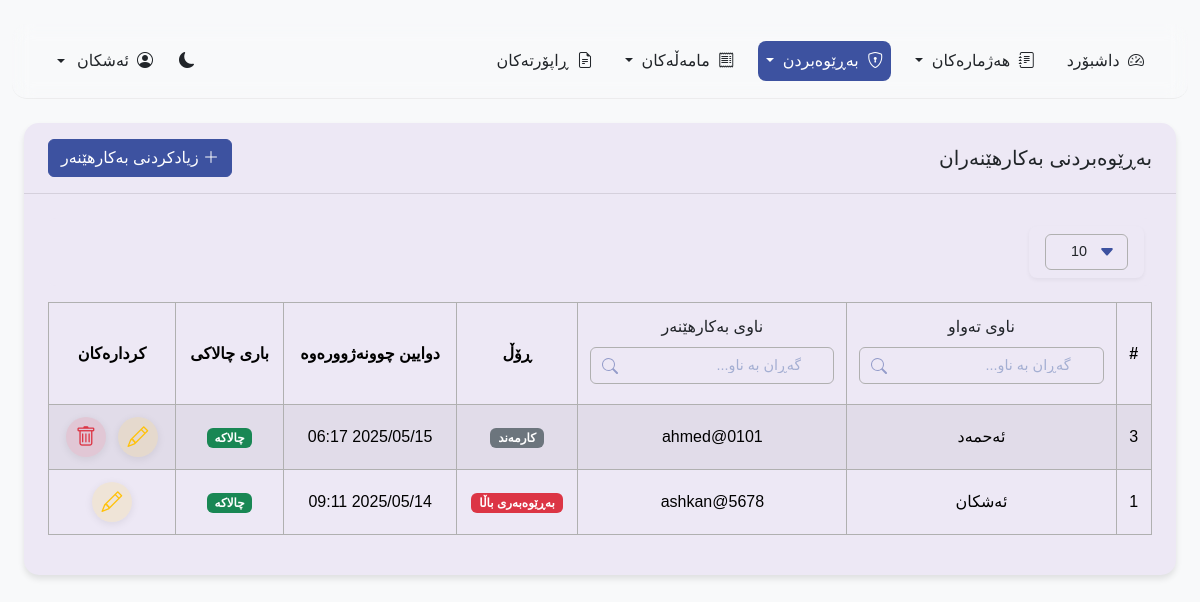
The page /pages/users.php (signed in) on the database its author committed.
### tables this page shows
CREATE TABLE `users` (
  `id` int(11) NOT NULL,
  `username` varchar(50) NOT NULL,
  `password` varchar(255) NOT NULL,
  `full_name` varchar(100) NOT NULL,
  `role_id` int(11) DEFAULT NULL,
  `is_active` tinyint(1) DEFAULT 1,
  `last_login` timestamp NULL DEFAULT NULL,
  `created_by` int(11) DEFAULT NULL,
  `created_at` timestamp NOT NULL DEFAULT current_timestamp(),
  `updated_at` timestamp NOT NULL DEFAULT current_timestamp() ON UPDATE current_timestamp()
);

CREATE TABLE `roles` (
  `id` int(11) NOT NULL,
  `name` varchar(50) NOT NULL,
  `description` text DEFAULT NULL,
  `created_at` timestamp NOT NULL DEFAULT current_timestamp()
);

### pages/users.php (the view, shortened to what this page needs)
<?php
$db = Database::getInstance();
$stmt = $db->prepare("
    SELECT u.*, r.name as role_name
    FROM users u
    LEFT JOIN roles r ON u.role_id = r.id
    ORDER BY u.id DESC
");
$stmt->execute();
$users = $stmt->fetchAll();
?>
<!DOCTYPE html>
<html lang="ku" dir="rtl" data-bs-theme="<?php echo isset($_COOKIE['theme']) ? $_COOKIE['theme'] : 'light'; ?>">
<head>
    <link rel="stylesheet" href="https://cdn.jsdelivr.net/npm/bootstrap@5.3.2/dist/css/bootstrap.rtl.min.css">
    <link rel="stylesheet" href="https://cdn.jsdelivr.net/npm/bootstrap-icons@1.11.3/font/bootstrap-icons.min.css">
    <link rel="stylesheet" href="../assets/css/common.css">
    <link rel="stylesheet" href="../assets/css/navbar.css">
    <link rel="stylesheet" href="../assets/css/dashboard.css">
    <link rel="stylesheet" href="../assets/css/tables.css">
</head>
<body class="bg-body-tertiary">
    <div class="container-fluid py-4">
        <?php include '../includes/navbar.php'; ?>
        <div class="container-fluid">
            <div class="card">
                <div class="card-header d-flex justify-content-between align-items-center">
                    <h5 class="mb-0">بەڕێوەبردنی بەکارهێنەران</h5>
                    <button type="button" class="btn btn-primary" data-bs-toggle="modal" data-bs-target="#addUserModal">
                        <i class="bi bi-plus-lg"></i> زیادکردنی بەکارهێنەر
                    </button>
                </div>
                <div class="card-body">
                    <div class="table-controls">
                        <div class="records-per-page">
                            <select id="per_page" class="form-select">
                                <option value="10" selected>10</option>
                            </select>
                        </div>
                    </div>
                    <div class="table-responsive">
                        <table class="table table-striped table-hover table-bordered">
                            <thead>
                                <tr>
                                    <th class="border">#</th>
                                    <th class="border">
                                        <div class="table-header-with-search">
                                            <div class="header-text">ناوی تەواو</div>
                                            <div class="column-search">
                                                <input type="text" class="form-control" placeholder="گەڕان بە ناو..." onkeyup="filterTable(this, 1)">
                                            </div>
                                        </div>
                                    </th>
                                    <th class="border">
                                        <div class="table-header-with-search">
                                            <div class="header-text">ناوی بەکارهێنەر</div>
                                            <div class="column-search">
                                                <input type="text" class="form-control" placeholder="گەڕان بە ناو..." onkeyup="filterTable(this, 2)">
                                            </div>
                                        </div>
                                    </th>
                                    <th class="border">ڕۆڵ</th>
                                    <th class="border">دوایین چوونەژوورەوە</th>
                                    <th class="border">باری چالاکی</th>
                                    <th class="border">کردارەکان</th>
                                </tr>
                            </thead>
                            <tbody>
                                <?php foreach ($users as $user): ?>
                                <tr>
                                    <td><?php echo $user['id']; ?></td>
                                    <td><?php echo htmlspecialchars($user['full_name']); ?></td>
                                    <td><?php echo htmlspecialchars($user['username']); ?></td>
                                    <td>
                                        <span class="badge bg-<?php echo $user['role_id'] == 1 ? 'danger' : ($user['role_id'] == 2 ? 'primary' : ($user['role_id'] == 3 ? 'success' : 'secondary')); ?>">
                                            <?php echo htmlspecialchars($user['role_name']); ?>
                                        </span>
                                    </td>
                                    <td><?php echo $user['last_login'] ? date('Y/m/d H:i', strtotime($user['last_login'])) : 'هیچ کات'; ?></td>
                                    <td>
                                        <?php if ($user['is_active']): ?>
                                            <span class="badge bg-success">چالاکە</span>
                                        <?php else: ?>
                                            <span class="badge bg-danger">ناچالاکە</span>
                                        <?php endif; ?>
                                    </td>
                                    <td>
                                        <div class="d-flex gap-2 justify-content-center">
                                            <a
                                                href="javascript:void(0);"
                                                class="action-btn edit"
                                                data-bs-toggle="modal"
                                                data-bs-target="#editUserModal"
                                                data-id="<?php echo $user['id']; ?>"
                                                data-fullname="<?php echo htmlspecialchars($user['full_name']); ?>"
                                                data-username="<?php echo htmlspecialchars($user['username']); ?>"
                                                data-role="<?php echo $user['role_id']; ?>"
                                                data-active="<?php echo $user['is_active']; ?>"
                                                title="دەستکاری"
                                            >
                                                <i class="bi bi-pencil"></i>
                                            </a>
                                            <?php if ($user['id'] != $_SESSION['user_id']):  ?>
                                            <a
                                                href="javascript:void(0);"
                                                class="action-btn delete"
                                                data-bs-toggle="modal"
                                                data-bs-target="#deleteUserModal"
                                                data-id="<?php echo $user['id']; ?>"
                                                data-fullname="<?php echo htmlspecialchars($user['full_name']); ?>"
                                                title="سڕینەوە"
                                            >
                                                <i class="bi bi-trash"></i>
                                            </a>
                                            <?php endif; ?>
                                        </div>
                                    </td>
                                </tr>
                                <?php endforeach; ?>
                            </tbody>
                        </table>
                    </div>
                </div>
            </div>
        </div>
    </div>
</body>
</html>

### assets/css/common.css (style rules this page uses)
:root { --primary: #3D52A0; --secondary: #7091E6; --tertiary: #8697C4; --quaternary: #ADBBDA; --light-bg: #EDE8F5; --dark-primary: #3D52A0; --dark-secondary: #5873C8; --dark-tertiary: #7091E6; --dark-quaternary: #8697C4; --dark-bg: #121212; --dark-text: #EDE8F5; }
[data-bs-theme="light"] { --bs-body-bg: var(--light-bg); --bs-body-color: #212529; }
html { direction: rtl; text-align: right; }
body { min-height: 100vh; display: flex; flex-direction: column; background-color: var(--bs-body-bg); font-family: 'Rabar', sans-serif; }
.container-fluid { flex: 1; }
.btn-primary { background-color: var(--primary); border-color: var(--primary); }
.table-controls { display: flex; justify-content: flex-start; align-items: center; margin-bottom: 1rem; padding: 0.5rem; background-color: var(--bs-body-bg); border-radius: 0.5rem; }
.table-controls .records-per-page { display: flex; align-items: center; gap: 0.75rem; background-color: var(--bs-body-bg); padding: 0.5rem 1rem; border-radius: 0.5rem; box-shadow: 0 2px 4px rgba(0, 0, 0, 0.05); }
.table-controls select { padding: 0.4rem 2.5rem 0.4rem 1rem; border: 1px solid var(--tertiary); border-radius: 0.375rem; background-color: var(--bs-body-bg); color: var(--bs-body-color); font-size: 0.9rem; cursor: pointer; transition: all 0.2s ease; appearance: none; background-repeat: no-repeat; background-position: calc(100% - 0.75rem) center; background-size: 1rem; }
.table-controls select option { padding: 0.5rem; background-color: var(--bs-body-bg); color: var(--bs-body-color); }
.column-search { position: relative; margin-bottom: 0.5rem; }
.column-search input { width: 100%; padding: 0.4rem 2rem 0.4rem 0.75rem; border: 1px solid var(--tertiary); border-radius: 0.375rem; background-color: var(--bs-body-bg); color: var(--bs-body-color); font-size: 0.9rem; transition: all 0.2s ease; }
.column-search::after { content: ''; position: absolute; left: 0.75rem; top: 50%; transform: translateY(-50%); width: 1rem; height: 1rem; background-repeat: no-repeat; background-position: center; background-size: contain; opacity: 0.5; }
.column-search input::placeholder { color: var(--tertiary); opacity: 0.7; }
.table-header-with-search { display: flex; flex-direction: column; gap: 0.5rem; }
.table-header-with-search .header-text { margin: 0; font-weight: 500; color: var(--bs-body-color); }
.action-btn { width: 40px; height: 40px; border-radius: 50%; display: inline-flex; align-items: center; justify-content: center; border: none; outline: none; transition: background 0.2s, color 0.2s, box-shadow 0.2s; font-size: 1.3rem; margin: 0 2px; box-shadow: 0 2px 8px 0 rgba(0,0,0,0.08); vertical-align: middle; }
.action-btn.edit { color: #ffc107; background: rgba(255, 193, 7, 0.12); }
.action-btn.delete { color: #dc3545; background: rgba(220, 53, 69, 0.12); }
* { scrollbar-width: thin; scrollbar-color: var(--dark-primary) #f1f1f1; }

### assets/css/dashboard.css (style rules this page uses)
.card { border: none; border-radius: 15px; box-shadow: 0 4px 6px rgba(0, 0, 0, 0.1); background: var(--bs-body-bg); transition: box-shadow 0.3s ease; }
.card-header { background: none; border-bottom: 1px solid rgba(0, 0, 0, 0.1); padding: 1rem 1.5rem; }
.card-body { padding: 1.5rem; }

### assets/css/tables.css (style rules this page uses)
.table { text-align: center; background-color: #2d3748 !important; color: #fff !important; }
.table td, .table th { white-space: normal; word-wrap: break-word; vertical-align: middle; padding: 0.75rem; }
.table th, .table td { text-align: center; white-space: nowrap; overflow: hidden; text-overflow: ellipsis; }
[data-bs-theme="light"] .table, [data-bs-theme="light"] .modern-table, [data-bs-theme="light"] .table th, [data-bs-theme="light"] .table td, [data-bs-theme="light"] .modern-table th, [data-bs-theme="light"] .modern-table td { border-color: #b0b0b0 !important; border-width: 1.5px !important; }
[data-bs-theme="light"] input.form-control, [data-bs-theme="light"] select.form-select, [data-bs-theme="light"] textarea.form-control { border-color: #b0b0b0 !important; border-width: 1.5px !important; }

### rows shown on the page
users: id "3", full_name "ئەحمەد", username "ahmed@0101", role.name "کارمەند", last_login "2025/05/15 06:17", is_active "چالاکە"
users: id "1", full_name "ئەشکان", username "ashkan@5678", role.name "بەڕێوەبەری باڵا", last_login "2025/05/14 09:11", is_active "چالاکە"

### other values the page prints
$user_full_name "ئەشکان"
